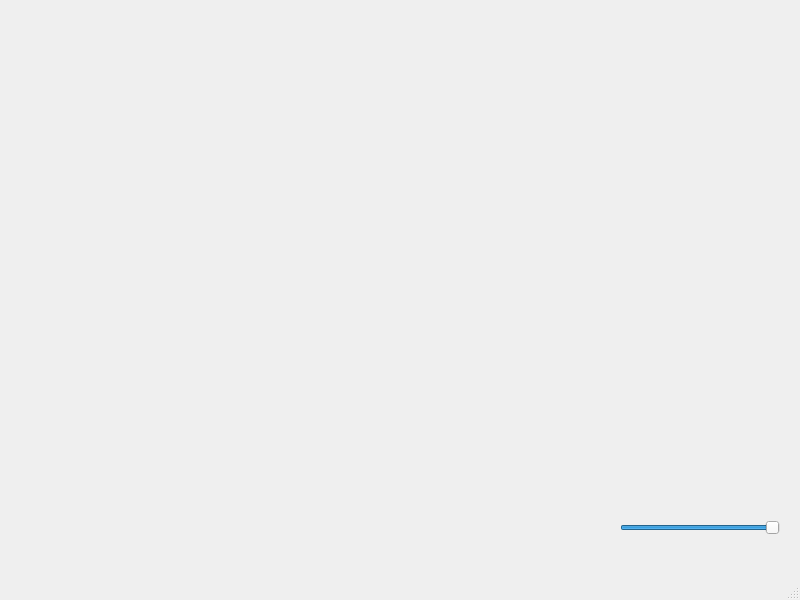
<?xml version="1.0" encoding="UTF-8"?>
<ui version="4.0">
 <class>MainWindow</class>
 <widget class="QMainWindow" name="MainWindow">
  <property name="geometry">
   <rect>
    <x>0</x>
    <y>0</y>
    <width>800</width>
    <height>600</height>
   </rect>
  </property>
  <property name="windowTitle">
   <string>MainWindow</string>
  </property>
  <widget class="QWidget" name="centralwidget">
   <widget class="QSlider" name="distSlider">
    <property name="geometry">
     <rect>
      <x>620</x>
      <y>520</y>
      <width>160</width>
      <height>16</height>
     </rect>
    </property>
    <property name="minimum">
     <number>1</number>
    </property>
    <property name="maximum">
     <number>1000</number>
    </property>
    <property name="pageStep">
     <number>100</number>
    </property>
    <property name="value">
     <number>1000</number>
    </property>
    <property name="orientation">
     <enum>Qt::Horizontal</enum>
    </property>
   </widget>
  </widget>
  <widget class="QMenuBar" name="menubar">
   <property name="geometry">
    <rect>
     <x>0</x>
     <y>0</y>
     <width>800</width>
     <height>22</height>
    </rect>
   </property>
  </widget>
  <widget class="QStatusBar" name="statusbar"/>
 </widget>
 <resources/>
 <connections/>
</ui>
